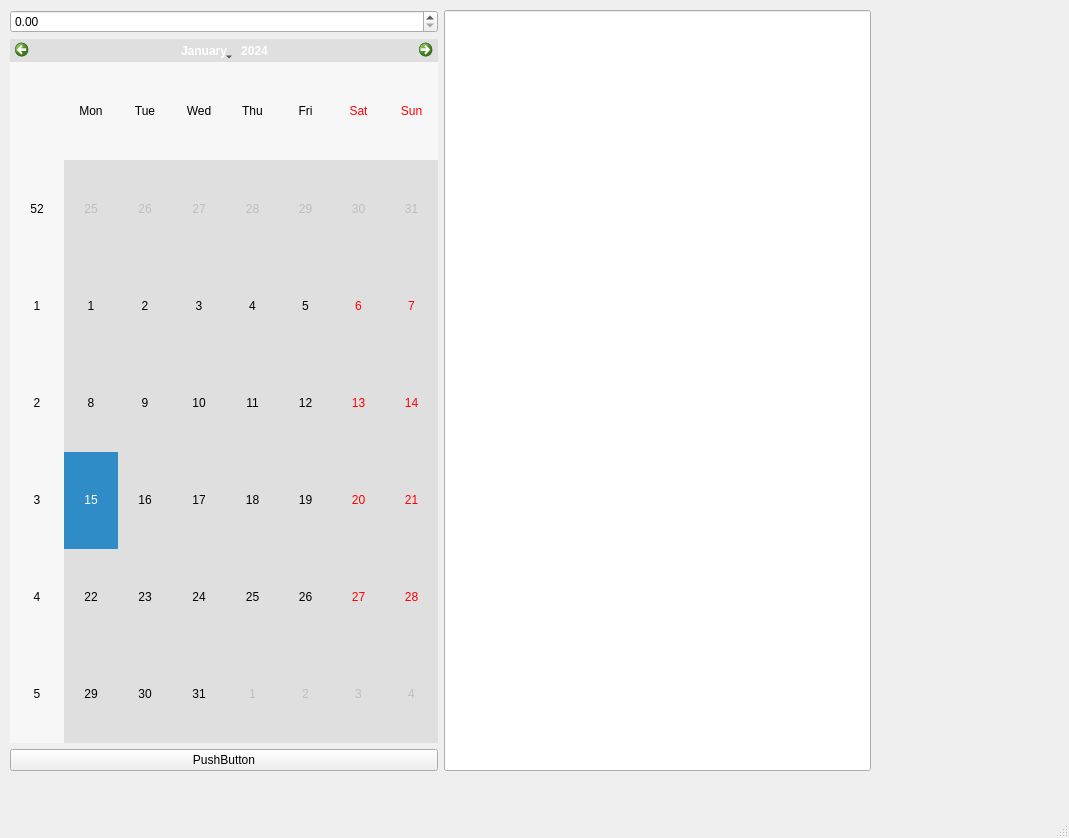
<?xml version="1.0" encoding="UTF-8"?>
<ui version="4.0">
 <class>MainWindow</class>
 <widget class="QMainWindow" name="MainWindow">
  <property name="geometry">
   <rect>
    <x>0</x>
    <y>0</y>
    <width>1069</width>
    <height>838</height>
   </rect>
  </property>
  <property name="windowTitle">
   <string>MainWindow</string>
  </property>
  <widget class="QWidget" name="centralwidget">
   <widget class="QWidget" name="">
    <property name="geometry">
     <rect>
      <x>10</x>
      <y>10</y>
      <width>861</width>
      <height>761</height>
     </rect>
    </property>
    <layout class="QHBoxLayout" name="horizontalLayout">
     <item>
      <layout class="QVBoxLayout" name="verticalLayout">
       <item>
        <widget class="QDoubleSpinBox" name="doubleSpinBox"/>
       </item>
       <item>
        <widget class="QCalendarWidget" name="calendarWidget">
         <property name="styleSheet">
          <string notr="true">background-color:rgb(223, 223, 223)</string>
         </property>
        </widget>
       </item>
       <item>
        <widget class="QPushButton" name="pushButton">
         <property name="text">
          <string>PushButton</string>
         </property>
        </widget>
       </item>
      </layout>
     </item>
     <item>
      <widget class="QLineEdit" name="lineEdit">
       <property name="maximumSize">
        <size>
         <width>16777215</width>
         <height>1000</height>
        </size>
       </property>
      </widget>
     </item>
    </layout>
   </widget>
  </widget>
  <widget class="QMenuBar" name="menubar">
   <property name="geometry">
    <rect>
     <x>0</x>
     <y>0</y>
     <width>1069</width>
     <height>21</height>
    </rect>
   </property>
  </widget>
  <widget class="QStatusBar" name="statusbar"/>
 </widget>
 <resources/>
 <connections/>
</ui>
